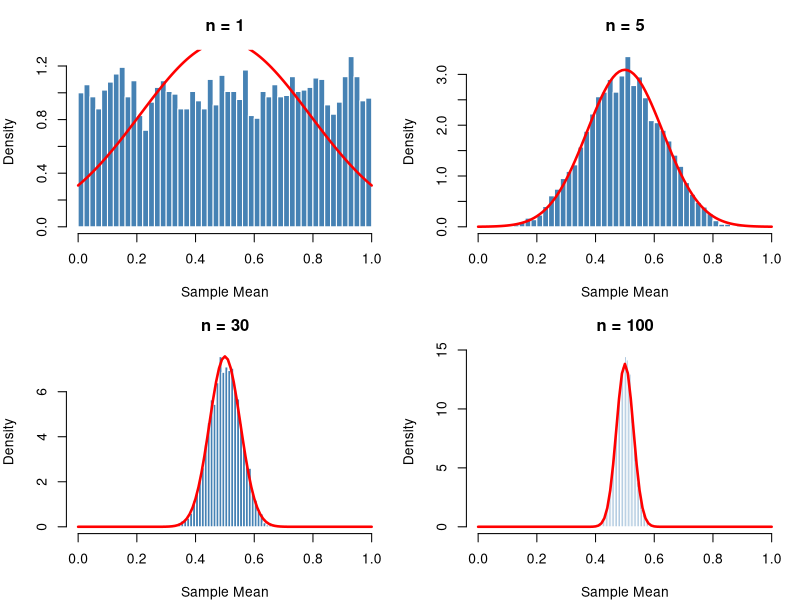
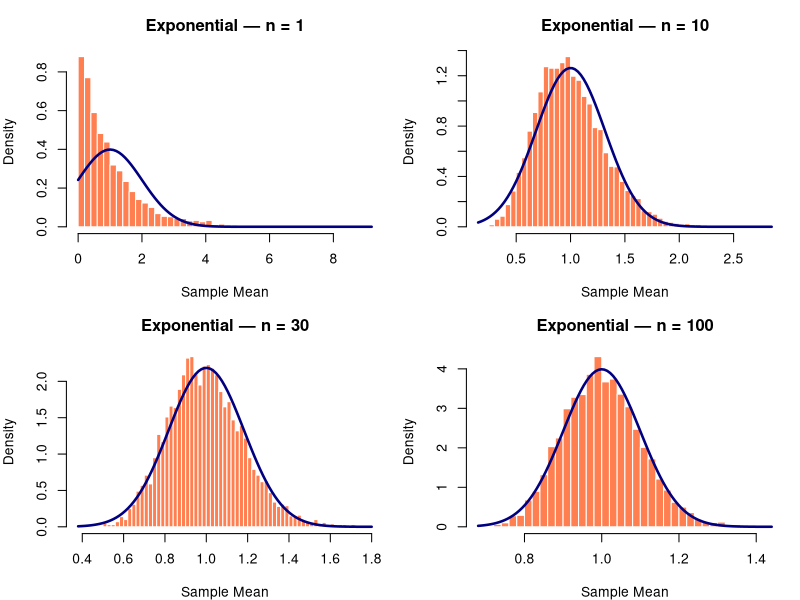
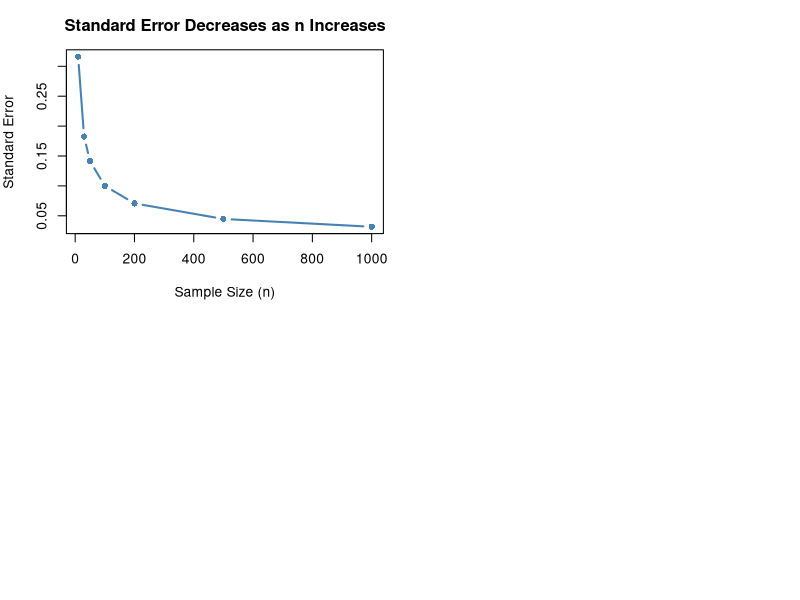

Write R code to recreate these figures, in order.
## ---- chunk 1
set.seed(42)

# Parameters
pop_mean <- 0.5   # mean of Uniform(0,1)
pop_sd   <- sqrt(1/12)  # sd of Uniform(0,1)

# Sample sizes to demonstrate
sample_sizes <- c(1, 5, 30, 100)
n_simulations <- 5000

par(mfrow = c(2, 2), mar = c(4, 4, 3, 1))

for (n in sample_sizes) {
  # Draw 5000 sample means, each from a sample of size n
  sample_means <- replicate(n_simulations, mean(runif(n, 0, 1)))

  hist(sample_means,
       breaks = 40,
       probability = TRUE,
       col = "steelblue",
       border = "white",
       main = paste("n =", n),
       xlab = "Sample Mean",
       xlim = c(0, 1))

  # Overlay the theoretical normal curve
  curve(dnorm(x, mean = pop_mean, sd = pop_sd / sqrt(n)),
        add = TRUE, col = "red", lwd = 2.5)
}
## ---- chunk 2
set.seed(123)

# Exponential with rate = 1: mean = 1, sd = 1
sample_sizes2 <- c(1, 10, 30, 100)

par(mfrow = c(2, 2), mar = c(4, 4, 3, 1))

for (n in sample_sizes2) {
  sample_means <- replicate(n_simulations, mean(rexp(n, rate = 1)))

  hist(sample_means,
       breaks = 50,
       probability = TRUE,
       col = "coral",
       border = "white",
       main = paste("Exponential — n =", n),
       xlab = "Sample Mean")

  # Theoretical normal overlay
  curve(dnorm(x, mean = 1, sd = 1 / sqrt(n)),
        add = TRUE, col = "navy", lwd = 2.5)
}
## ---- chunk 3
# True SE shrinks as n increases
n_values <- c(10, 30, 50, 100, 200, 500, 1000)
true_se   <- 1 / sqrt(n_values)  # for Exp(1), sigma = 1

data.frame(
  n  = n_values,
  SE = round(true_se, 4)
)
## ---- chunk 4
plot(n_values, true_se,
     type = "b", pch = 16, col = "steelblue", lwd = 2,
     xlab = "Sample Size (n)",
     ylab = "Standard Error",
     main = "Standard Error Decreases as n Increases")
abline(h = 0, lty = 2, col = "grey")
## ---- chunk 5
set.seed(99)

# Simulated weight data (population: skewed, like real weight data)
weights <- rexp(50, rate = 1/70) + 40   # mean ≈ 110 lbs, shifted

n    <- length(weights)
xbar <- mean(weights)
s    <- sd(weights)
se   <- s / sqrt(n)

# 95% Confidence Interval using CLT (z = 1.96)
z    <- qnorm(0.975)
ci_lower <- xbar - z * se
ci_upper <- xbar + z * se

cat(sprintf("Sample Mean   : %.2f\n", xbar))
cat(sprintf("Std Error     : %.2f\n", se))
cat(sprintf("95%% CI        : (%.2f, %.2f)\n", ci_lower, ci_upper))
## ---- chunk 6
set.seed(42)

# True mean = 70 (Exponential with rate=1/70, shifted)
true_mean <- 110
coverage_count <- 0
n_trials <- 1000
n_each <- 50

for (i in 1:n_trials) {
  samp <- rexp(n_each, rate = 1/70) + 40
  xbar_i <- mean(samp)
  se_i   <- sd(samp) / sqrt(n_each)
  lower  <- xbar_i - 1.96 * se_i
  upper  <- xbar_i + 1.96 * se_i
  if (lower <= true_mean && true_mean <= upper) {
    coverage_count <- coverage_count + 1
  }
}

cat(sprintf("Empirical coverage: %.1f%% (target: 95%%)\n",
            100 * coverage_count / n_trials))
